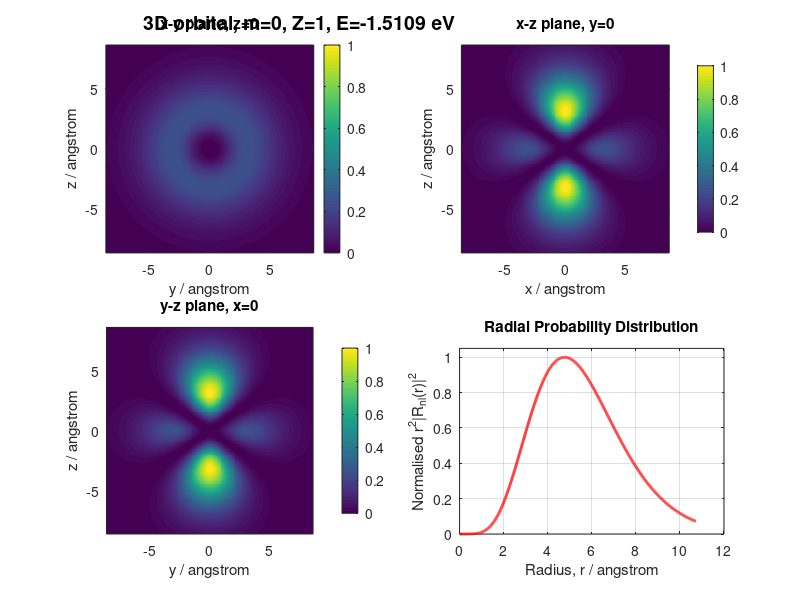

Source code (MATLAB): (Note: this script raises an error after producing the figure.)
function task10_hydrogenic_orbitals()

  % Task 10: Hydrogenic orbitals

  % Produces:
  % 1. Three 2d probability density slices
  % 2. A radial probability graph
  % 3. A semi-transparent coloured glass 3D plot
  % 4. A phase-coloured 3D isosurface

  close all;
  clc;

  savedir = 'C:/Users/Marc/OneDrive/Desktop/BPhO Computational Physics Competition/Competition Solutions';

  if ~exist(savedir, 'dir')
    mkdir(savedir);
  endif

  % User settings
  Z = 1; % Nuclear charge: H = 1
  A = 1; % Approximate nuclear mass number
  n = 3; % Principal quantum number
  l = 2; % 0 <= l <= n-1
  m = 0; % -l <= m <= l
  threshold = 0.15; % Hide normalised vaules below this

  grid_2D = 221;
  grid_3D = 65;
  number_of_slices = 13;

  % Validation
  if n < 1 || n != round(n)
    error('m must be a positive integer');
  endif

  if l < 0 || l > n-1 || l != round(l);
    error('l must be an integer from 0 to n-1');
  endif

  if abs(m) > l || m != round(m)
    error('m must be an integer from -l to +l');
  endif

  % Constants
  h = 6.62607015e-34;
  hbar = h / (2*pi);
  e = 1.602176634e-19;
  epsilon_0 = 8.8541878128e-12;
  m_e = 9.1093837015e-31;
  u = 1.66053906660e-27;

  nucleus_mass = A * u;
  reduced_mass = m_e * nucleus_mass / (m_e + nucleus_mass);

  a_0 = 4*pi*epsilon_0*hbar^2 / (m_e*e^2);
  a = (m_e/reduced_mass) * a_0 / Z;
  a_A = a * 1e10;

  energy_J = -(reduced_mass * e^4 * Z^2) / (8 * epsilon_0^2 * h^2 * n^2);
  energy_eV = energy_J / e;

  label = orbital_label(l);
  axis_limit_A = max(1.5, 1.8*n^2*a_A);

  fprintf('\nTASK 10: HYDROGENIC ORBITALS\n');
  fprintf('------------------------------------------------------------\n');
  fprintf('Z=%d, A=%d, n=%d, l=%d, m=%d\n', Z, A, n, l, m);
  fprintf('Orbital: %d%s, m=%d\n', n, label, m);
  fprintf('Hydrogenic radius a = %.6f angstrom\n', a_A);
  fprintf('Orbital energy = %.6f eV\n\n', energy_eV);

  % Fig 1: 2D sices and radial probability

  coordinate_A = linspace(-axis_limit_A, axis_limit_A, grid_2D);
  [U_A, V_A] = meshgrid(coordinate_A, coordinate_A);
  ZEROS = zeros(size(U_A));

  [~, density_xy] = hydrogenic_wavefunction(U_A, V_A, ZEROS, Z, A, n, l, m);
  [~, density_xz] = hydrogenic_wavefunction(U_A, ZEROS, V_A, Z, A, n, l, m);
  [~, density_yz] = hydrogenic_wavefunction(ZEROS, U_A, V_A, Z, A, n, l, m);

  maximum_density = max([density_xy(:); density_xz(:); density_yz(:)]);
  if maximum_density == 0
    maximum_density = 1;
  endif

  density_xy = density_xy / maximum_density;
  density_xz = density_xz / maximum_density;
  density_yz = density_yz / maximum_density;

  radial_A = linspace(0, 1.25*axis_limit_A, 1400);
  radial_m = radial_A * 1e-10;
  radial_R = hydrogenic_radial(radial_m, Z, A, n, l);
  radial_probability = radial_m.^2 .* abs(radial_R).^2;
  if max(radial_probability) > 0
    radial_probability = radial_probability / max(radial_probability);
  endif

  fig1 = figure('Name', 'Task 10 - Hydrogenic Orbital Slices', 'NumberTitle', 'off', 'Color', [1 1 1], 'Position', [35 65 1200 760]);

  subplot(2,2,1);
  imagesc(coordinate_A, coordinate_A, density_xy);
  axis image; axis xy; caxis([0 1]); colorbar();
  xlabel('y / angstrom'); ylabel('z / angstrom');
  title('x-y plane, z=0', 'FontWeight', 'bold');

  subplot(2,2,2);
  imagesc(coordinate_A, coordinate_A, density_xz);
  axis image; axis xy; caxis([0 1]); colorbar();
  xlabel('x / angstrom'); ylabel('z / angstrom');
  title('x-z plane, y=0', 'FontWeight', 'bold');

  subplot(2,2,3);
  imagesc(coordinate_A, coordinate_A, density_yz);
  axis image; axis xy; caxis([0 1]); colorbar();
  xlabel('y / angstrom'); ylabel('z / angstrom');
  title('y-z plane, x=0', 'FontWeight', 'bold');

  subplot(2,2,4);
  plot(radial_A, radial_probability, 'r-', 'LineWidth', 2);
  xlabel('Radius, r / angstrom');
  ylabel('Normalised r^2|R_{nl}(r)|^2');
  title('Radial Probability Distribution', 'FontWeight', 'bold');
  grid on; box on; ylim([0 1.05]);

  full_title = sprintf('%d%s orbital, m=%d, Z=%d, E=%.4f eV', n, label, m, Z, energy_eV);

  annotation(fig1, 'textbox', [0.18 0.945 0.64 0.04], 'String', full_title, 'HorizontalAlignment', 'center', 'FontSize', 14, 'FontWeight', 'bold', 'EdgeColor', 'none');

  colormap(fig1, jet(256));
  set(fig1, 'PaperPositionMode', 'auto');
  drawnow();
  print(fig1, fullfile(savedir, 'hydrogenic_orbital_slices.png'), '-dpng', '-r300');

  % FIGURE 2: COLOURED-GLASS Z SLICES

  glass_axis_A = linspace(-axis_limit_A, axis_limit_A, 111);
  [GX_A, GY_A] = meshgrid(glass_axis_A, glass_axis_A);
  slice_z_A = linspace(-axis_limit_A, axis_limit_A, number_of_slices);

  slice_density = cell(1, number_of_slices);
  glass_maximum = 0;

  for s = 1:number_of_slices
    GZ_A = slice_z_A(s) * ones(size(GX_A));
    [~, D] = hydrogenic_wavefunction(GX_A, GY_A, GZ_A, Z, A, n, l, m);
    slice_density{s} = D;
    glass_maximum = max(glass_maximum, max(D(:)));
  endfor

  if glass_maximum == 0
    glass_maximum = 1;
  endif

  fig2 = figure('Name', 'Task 10 - Coloured Glass Orbital', 'NumberTitle', 'off', 'Color', [1 1 1], 'Position', [90 75 900 760]);
  hold on;

  for s = 1:number_of_slices
    D = slice_density{s} / glass_maximum;
    D(D < threshold) = NaN;

    surface_handle = surf(GX_A, GY_A, slice_z_A(s)*ones(size(GX_A)), D, 'EdgeColor', 'none');

    try
      set(surface_handle, 'FaceAlpha', 0.30);
    catch
      % Some graphics toolkits do not support transparency.
    end_try_catch
  endfor

  xlabel('x / angstrom');
  ylabel('y / angstrom');
  zlabel('z / angstrom');
  title({full_title, sprintf('Coloured-glass z slices, threshold=%.2f', threshold)}, 'FontSize', 13, 'FontWeight', 'bold');
  axis equal;
  axis([-axis_limit_A axis_limit_A -axis_limit_A axis_limit_A -axis_limit_A axis_limit_A]);
  grid on; box on; view(38,27);
  colormap(fig2, jet(256)); colorbar(); caxis([0 1]);

  set(fig2, 'PaperPositionMode', 'auto');
  drawnow();
  print(fig2, fullfile(savedir, 'hydrogenic_orbital_coloured_glass.png'), '-dpng', '-r300');

  % FIGURE 3: PHASE-COLOURED 3D ISOSURFACE

  coordinate_3D_A = linspace(-axis_limit_A, axis_limit_A, grid_3D);
  [X3_A, Y3_A, Z3_A] = meshgrid(coordinate_3D_A, coordinate_3D_A, coordinate_3D_A);

  [psi_3D, ~] = hydrogenic_wavefunction(X3_A, Y3_A, Z3_A, Z, A, n, l, m);
  maximum_psi = max(abs(psi_3D(:)));
  if maximum_psi == 0
    maximum_psi = 1;
  endif

  psi_3D = psi_3D / maximum_psi;
  amplitude_level = sqrt(threshold);

  fig3 = figure('Name', 'Task 10 - Hydrogenic Orbital Isosurface', 'NumberTitle', 'off', 'Color', [1 1 1], 'Position', [135 85 900 760]);
  hold on;

  positive_surface = isosurface(X3_A, Y3_A, Z3_A, psi_3D, amplitude_level);
  if !isempty(positive_surface.vertices)
    positive_patch = patch(positive_surface);
    set(positive_patch, 'FaceColor', [0.85 0.15 0.12], 'EdgeColor', 'none', 'FaceAlpha', 0.72);
  endif

  negative_surface = isosurface(X3_A, Y3_A, Z3_A, psi_3D, -amplitude_level);
  if !isempty(negative_surface.vertices)
    negative_patch = patch(negative_surface);
    set(negative_patch, 'FaceColor', [0.15 0.35 0.90], 'EdgeColor', 'none', 'FaceAlpha', 0.72);
  endif

  try
    camlight('headlight');
    lighting gouraud;
  catch
  end_try_catch

  xlabel('x / angstrom');
  ylabel('y / angstrom');
  zlabel('z / angstrom');
  title({full_title, 'Red and blue show opposite wavefunction phases'}, 'FontSize', 13, 'FontWeight', 'bold');
  axis equal;
  axis([-axis_limit_A axis_limit_A -axis_limit_A axis_limit_A -axis_limit_A axis_limit_A]);
  grid on; box on; view(40,28);

  set(fig3, 'PaperPositionMode', 'auto');
  drawnow();
  print(fig3, fullfile(savedir, 'hydrogenic_orbital_isosurface.png'), '-dpng', '-r300');

  % CSV export
  filename = fullfile(savedir, 'hydrogenic_orbital_xy_density.csv');
  fid = fopen(filename, 'w');

  if fid == -1
    error('Could not open CSV file for writing: %s', filename);
  endif

  fprintf(fid, 'x_angstrom,y_angstrom,normalised_probability_density\n');

  for row = 1:size(U_A,1)
    for column = 1:size(U_A,2)
      fprintf(fid, '%.8f,%.8f,%.10e\n', U_A(row,column), V_A(row,column), density_xy(row,column));
    endfor
  endfor

  fclose(fid);

  fprintf('Saved outputs:\n');
  fprintf('  hydrogenic_orbital_slices.png\n');
  fprintf('  hydrogenic_orbital_coloured_glass.png\n');
  fprintf('  hydrogenic_orbital_isosurface.png\n');
  fprintf('  hydrogenic_orbital_xy_density.csv\n\n');
endfunction


function [psi, density] = hydrogenic_wavefunction(x_A, y_A, z_A, Z, A, n, l, m)
  x_m = x_A * 1e-10;
  y_m = y_A * 1e-10;
  z_m = z_A * 1e-10;

  radius_m = sqrt(x_m.^2 + y_m.^2 + z_m.^2);
  cos_theta = ones(size(radius_m));
  nonzero = radius_m > 0;
  cos_theta(nonzero) = z_m(nonzero) ./ radius_m(nonzero);
  cos_theta = min(1, max(-1, cos_theta));
  phi = atan2(y_m, x_m);

  radial = hydrogenic_radial(radius_m, Z, A, n, l);
  angular = real_spherical_harmonic(l, m, cos_theta, phi);

  psi = radial .* angular;
  density = abs(psi).^2;
endfunction


function radial = hydrogenic_radial(radius_m, Z, A, n, l)
  h = 6.62607015e-34;
  hbar = h / (2*pi);
  e = 1.602176634e-19;
  epsilon_0 = 8.8541878128e-12;
  m_e = 9.1093837015e-31;
  u = 1.66053906660e-27;

  nucleus_mass = A * u;
  reduced_mass = m_e * nucleus_mass / (m_e + nucleus_mass);
  a_0 = 4*pi*epsilon_0*hbar^2 / (m_e*e^2);
  a = (m_e/reduced_mass) * a_0 / Z;

  scaled_radius = 2 .* radius_m ./ (n*a);
  order = n-l-1;
  alpha = 2*l+1;
  L = generalized_laguerre(order, alpha, scaled_radius);

  prefactor = sqrt(factorial(n-l-1)/(2*n*factorial(n+l))) * (2/(n*a))^(3/2);

  radial = prefactor .* scaled_radius.^l .* exp(-scaled_radius/2) .* L;
endfunction


function value = generalized_laguerre(order, alpha, x)
  value = zeros(size(x));

  for k = 0:order
    coefficient = (-1)^k * factorial(order+alpha) / (factorial(order-k)*factorial(alpha+k)*factorial(k));

    value += coefficient .* x.^k;
  endfor
endfunction


function angular = real_spherical_harmonic(l, m, cos_theta, phi)
  absolute_m = abs(m);
  P = associated_legendre_array(l, absolute_m, cos_theta);

  normalisation = sqrt((2*l+1)/(4*pi) * factorial(l-absolute_m)/factorial(l+absolute_m));

  if m > 0
    angular = sqrt(2) .* normalisation .* P .* cos(absolute_m.*phi);
  elseif m < 0
    angular = sqrt(2) .* normalisation .* P .* sin(absolute_m.*phi);
  else
    angular = normalisation .* P;
  endif
endfunction


function P_lm = associated_legendre_array(l, m, x)
  P_mm = ones(size(x));

  if m > 0
    P_mm = (-1)^m * double_factorial(2*m-1) .* max(0, 1-x.^2).^(m/2);
  endif

  if l == m
    P_lm = P_mm;
    return;
  endif

  P_m1m = x .* (2*m+1) .* P_mm;

  if l == m+1
    P_lm = P_m1m;
    return;
  endif

  P_old = P_mm;
  P_now = P_m1m;

  for current_l = m+2:l
    P_new = ((2*current_l-1).*x.*P_now - (current_l+m-1).*P_old) / (current_l-m);
    P_old = P_now;
    P_now = P_new;
  endfor

  P_lm = P_now;
endfunction


function value = double_factorial(number)
  if number <= 0
    value = 1;
  else
    value = prod(number:-2:1);
  endif
endfunction


function label = orbital_label(l)
  labels = {'S','P','D','F','G','H','I','K'};

  if l+1 <= length(labels)
    label = labels{l+1};
  else
    label = sprintf('l%d', l);
  endif
endfunction
